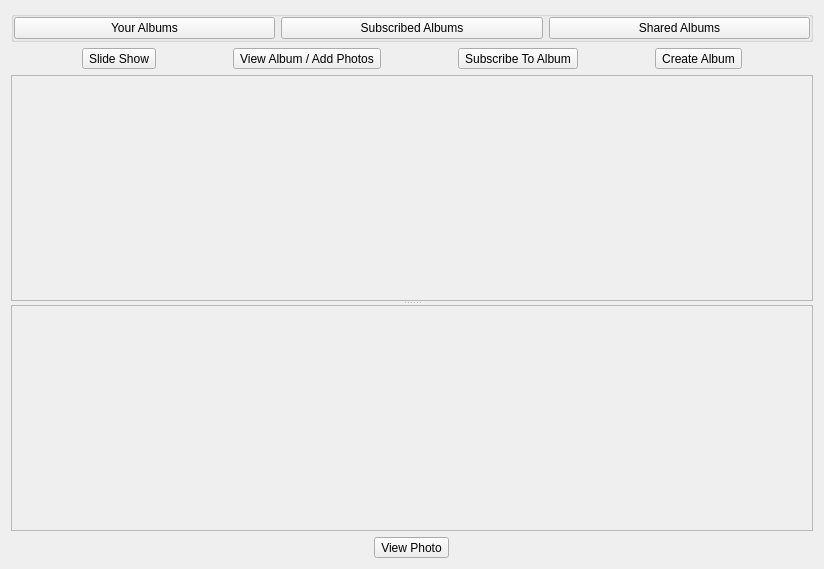
<?xml version="1.0" encoding="UTF-8"?>
<ui version="4.0">
 <class>PhotoShare</class>
 <widget class="QWidget" name="PhotoShare">
  <property name="geometry">
   <rect>
    <x>0</x>
    <y>0</y>
    <width>824</width>
    <height>569</height>
   </rect>
  </property>
  <property name="windowTitle">
   <string>Form</string>
  </property>
  <layout class="QVBoxLayout" name="verticalLayout">
   <item>
    <layout class="QVBoxLayout" name="verticalLayout_2">
     <item>
      <widget class="QGroupBox" name="sortGroup">
       <property name="checkable">
        <bool>false</bool>
       </property>
       <layout class="QHBoxLayout" name="horizontalLayout">
        <property name="spacing">
         <number>6</number>
        </property>
        <property name="margin">
         <number>0</number>
        </property>
        <item>
         <widget class="QPushButton" name="pushButton_YourAlbums">
          <property name="text">
           <string>Your Albums</string>
          </property>
          <property name="checkable">
           <bool>true</bool>
          </property>
          <property name="autoExclusive">
           <bool>true</bool>
          </property>
         </widget>
        </item>
        <item>
         <widget class="QPushButton" name="pushButton_SubscribedAlbums">
          <property name="text">
           <string>Subscribed Albums</string>
          </property>
          <property name="checkable">
           <bool>true</bool>
          </property>
          <property name="autoExclusive">
           <bool>true</bool>
          </property>
         </widget>
        </item>
        <item>
         <widget class="QPushButton" name="pushButton_SharedAlbums">
          <property name="text">
           <string>Shared Albums</string>
          </property>
          <property name="checkable">
           <bool>true</bool>
          </property>
          <property name="checked">
           <bool>false</bool>
          </property>
          <property name="autoExclusive">
           <bool>true</bool>
          </property>
         </widget>
        </item>
       </layout>
      </widget>
     </item>
    </layout>
   </item>
   <item>
    <layout class="QHBoxLayout" name="horizontalLayout_5">
     <item>
      <widget class="QToolButton" name="toolButton_SlideShow">
       <property name="text">
        <string>Slide Show</string>
       </property>
      </widget>
     </item>
     <item>
      <widget class="QToolButton" name="toolButton_ViewAlbum">
       <property name="text">
        <string>View Album / Add Photos</string>
       </property>
      </widget>
     </item>
     <item>
      <widget class="QToolButton" name="toolButton_subscribe">
       <property name="text">
        <string>Subscribe To Album</string>
       </property>
      </widget>
     </item>
     <item>
      <widget class="QToolButton" name="toolButton_NewAlbum">
       <property name="text">
        <string>Create Album</string>
       </property>
      </widget>
     </item>
    </layout>
   </item>
   <item>
    <widget class="QSplitter" name="splitter">
     <property name="orientation">
      <enum>Qt::Vertical</enum>
     </property>
     <widget class="QScrollArea" name="scrollArea">
      <property name="widgetResizable">
       <bool>true</bool>
      </property>
      <property name="alignment">
       <set>Qt::AlignBottom|Qt::AlignLeading|Qt::AlignLeft</set>
      </property>
      <widget class="QWidget" name="scrollAreaWidgetContents">
       <property name="geometry">
        <rect>
         <x>0</x>
         <y>0</y>
         <width>804</width>
         <height>228</height>
        </rect>
       </property>
       <property name="styleSheet">
        <string notr="true">QWidget#scrollAreaWidgetContents{border: none;}</string>
       </property>
       <layout class="QHBoxLayout" name="horizontalLayout_2">
        <item>
         <widget class="QLabel" name="label_5">
          <property name="text">
           <string/>
          </property>
         </widget>
        </item>
        <item>
         <spacer name="horizontalSpacer">
          <property name="orientation">
           <enum>Qt::Horizontal</enum>
          </property>
          <property name="sizeHint" stdset="0">
           <size>
            <width>139</width>
            <height>20</height>
           </size>
          </property>
         </spacer>
        </item>
       </layout>
      </widget>
     </widget>
     <widget class="QScrollArea" name="scrollArea_2">
      <property name="widgetResizable">
       <bool>true</bool>
      </property>
      <property name="alignment">
       <set>Qt::AlignBottom|Qt::AlignLeading|Qt::AlignLeft</set>
      </property>
      <widget class="QWidget" name="scrollAreaWidgetContents_2">
       <property name="geometry">
        <rect>
         <x>0</x>
         <y>0</y>
         <width>804</width>
         <height>227</height>
        </rect>
       </property>
       <property name="styleSheet">
        <string notr="true">QWidget#scrollAreaWidgetContents{border: none;}</string>
       </property>
       <layout class="QHBoxLayout" name="horizontalLayout_3">
        <item>
         <spacer name="horizontalSpacer_2">
          <property name="orientation">
           <enum>Qt::Horizontal</enum>
          </property>
          <property name="sizeHint" stdset="0">
           <size>
            <width>426</width>
            <height>20</height>
           </size>
          </property>
         </spacer>
        </item>
       </layout>
      </widget>
     </widget>
    </widget>
   </item>
   <item>
    <layout class="QHBoxLayout" name="horizontalLayout_6">
     <item>
      <widget class="QToolButton" name="toolButton_ViewPhoto">
       <property name="text">
        <string>View Photo</string>
       </property>
      </widget>
     </item>
    </layout>
   </item>
  </layout>
 </widget>
 <resources/>
 <connections/>
</ui>
